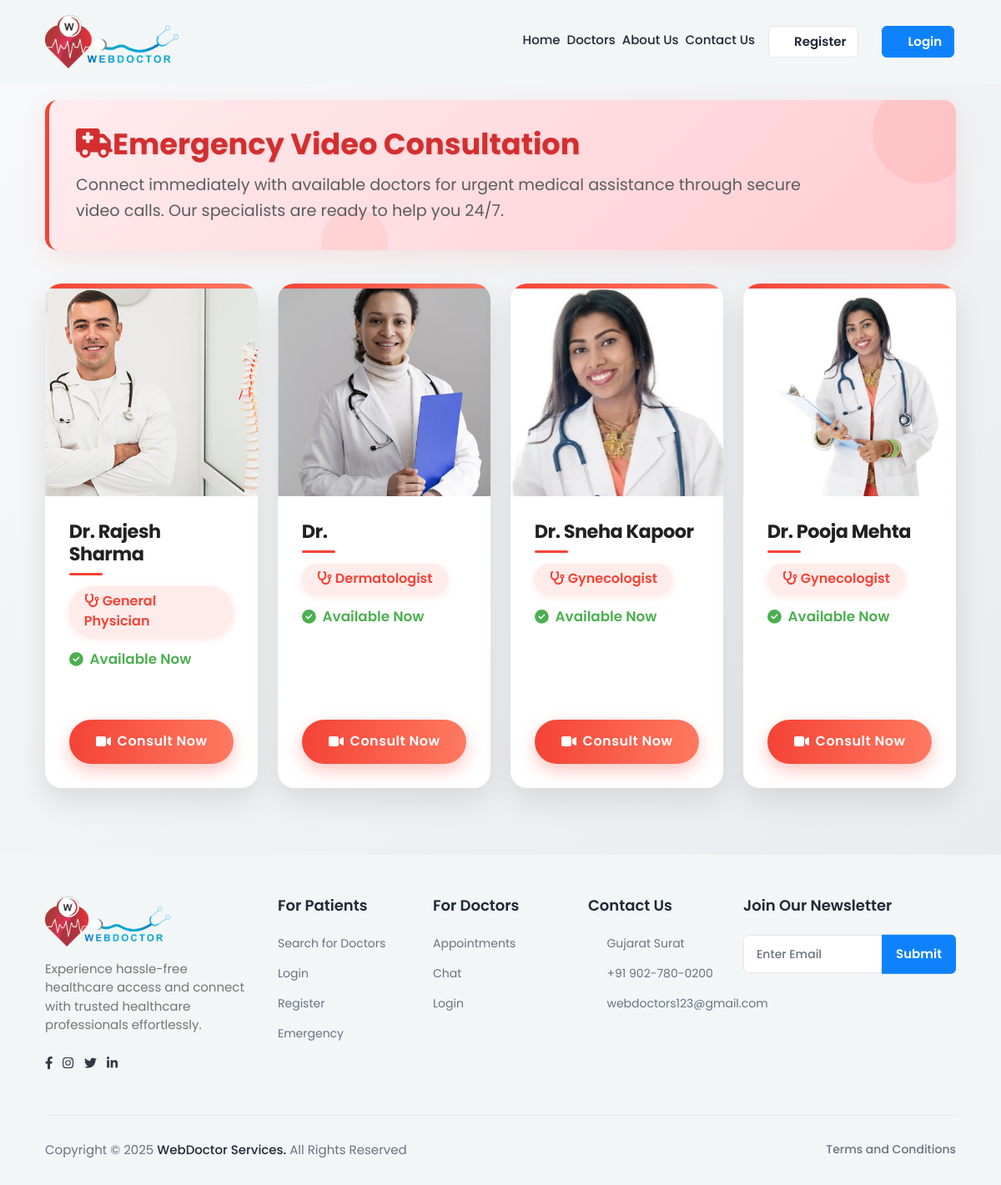
The page /emergency_consultation/ on the database as committed earlier.
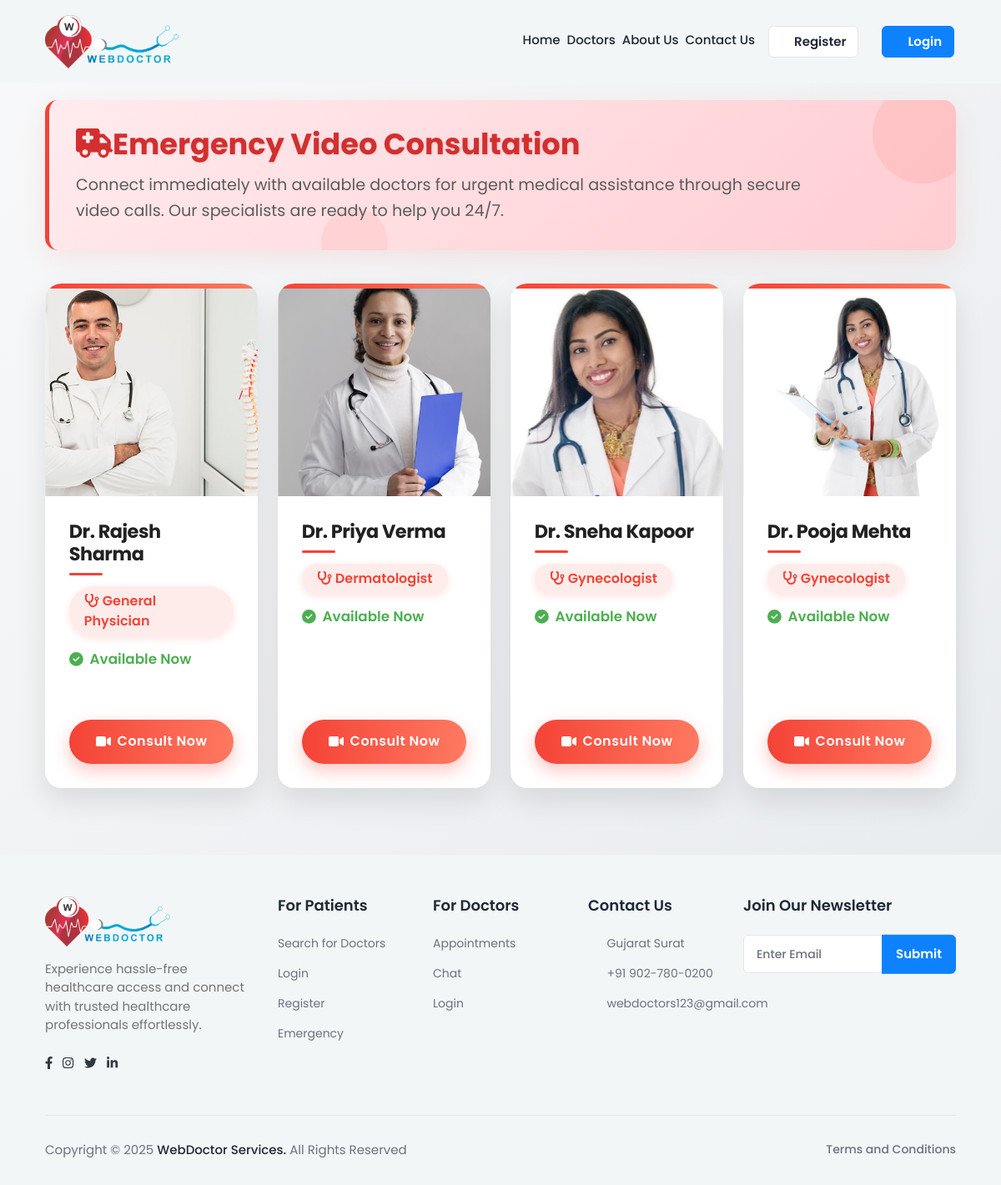
The same page on the database as committed later.
### myapp/models.py (models this page shows, shortened)
class doctorRegister(models.Model):
    GENDER_CHOICES = [
        ('M', 'Male'),
        ('F', 'Female'),
        ('O', 'Other'),
    ]
    AVAILABILITY_CHOICES = [
        ('Available', 'Available'),
        ('Not Available', 'Not Available'),
    ]
    name = models.CharField(max_length=100)
    email = models.EmailField(unique=True)
    phno = models.BigIntegerField(unique=True)
    password = models.CharField(max_length=100)
    profile_img = models.ImageField(upload_to='profile_pics/', null=True, blank=True)
    qualification = models.CharField(max_length=100,blank=True, null=True)
    specialization = models.CharField(max_length=100,blank=True, null=True)
    experience = models.IntegerField(blank=True, null=True)
    address = models.TextField(blank=True, null=True)
    city = models.CharField(max_length=50,blank=True, null=True)
    state = models.CharField(max_length=50,blank=True, null=True)
    clinic_name = models.CharField(max_length=255)
    clinic_address = models.TextField()
    gender = models.CharField(max_length=5, choices=GENDER_CHOICES)
    mci_no = models.CharField(max_length=10,blank=True, null=True)
    fee = models.BigIntegerField(null=True)
    about_me=models.TextField(null=True)
    is_approved = models.BooleanField(default=False)
    is_rejected = models.BooleanField(default=False)
    is_available = models.CharField(max_length=20, choices=AVAILABILITY_CHOICES)  # Updated field

### myapp/views.py (the view, shortened to what this page needs)
# urls.py: path("emergency_consultation/", views.emergency_consultation_page, name="emergency_consultation_page"),
def emergency_consultation_page(request):
    available_doctors = doctorRegister.objects.filter(is_approved=True, is_available="Available")
    profile = None
    user_type = None
    is_authenticated = False
    return render(request, "emergency.html", {
        "doctors": available_doctors,
        "profile": profile,  # Pass profile for user data
        "user_type": user_type,  # Identify if user is a patient or doctor
        "is_authenticated": is_authenticated,  # Pass this value to frontend to check if logged in
    })

### myapp/templates/emergency.html (shortened to what the changed rows need)
{% load static %}
<html lang="en">
<head>
  <link rel="stylesheet" href="https://cdnjs.cloudflare.com/ajax/libs/font-awesome/6.4.0/css/all.min.css" />
  <link rel="stylesheet" href="{% static 'assets/css/bootstrap.min.css' %}" />
  <link rel="stylesheet" href="https://cdnjs.cloudflare.com/ajax/libs/font-awesome/6.0.0-beta3/css/all.min.css" />
  <link rel="stylesheet" href="{% static 'assets/plugins/fontawesome/css/fontawesome.min.css' %}" />
  <link rel="stylesheet" href="{% static 'assets/plugins/fontawesome/css/all.min.css' %}" />
  <link rel="stylesheet" href="{% static 'assets/css/feather.css' %}" />
  <link rel="stylesheet" href="{% static 'assets/css/custom.css' %}" />
  <link rel="stylesheet" href="https://cdnjs.cloudflare.com/ajax/libs/jquery-confirm/3.3.2/jquery-confirm.min.css" />
</head>
<body>
  <div class="main-wrapper">
    <section class="emergency-section" style="padding-top:120px !important">
      <div class="container">
        <div class="emergency-header">
          <h1 class="emergency-title"><i class="fas fa-ambulance"></i>Emergency Video Consultation</h1>
        </div>
        <div class="row g-4">
          {% for doctor in doctors %}
          <div class="col-12 col-sm-6 col-md-4 col-lg-3">
            <div class="emergency-card">
              <div class="emergency-img-container">
                {% if doctor.profile_img %}
                <img class="emergency-img" src="{{ doctor.profile_img.url }}" alt="{{ doctor.name }}"
                  onerror="this.src='{% static 'assets/img/default_profile.png' %}'" />
                {% else %}
                <img class="emergency-img" src="{% static 'assets/img/default_profile.png' %}" alt="default profile" />
                {% endif %}
              </div>
              <div class="emergency-card-body">
                <div class="emergency-info">
                  <h5 class="emergency-card-title">Dr. {{ doctor.name }}</h5>
                  <span class="emergency-specialization">
                    <i class="fas fa-stethoscope me-1"></i>{{ doctor.specialization }}
                  </span>
                  <p class="emergency-status">
                    <i class="fas fa-circle-check me-2"></i> Available Now
                  </p>
                </div>
                <button class="emergency-btn consult-btn" data-doctor-id="{{ doctor.id }}"
                  data-is-authenticated="{{ is_authenticated }}">
                  <i class="fas fa-video me-2"></i>Consult Now
                </button>
              </div>
            </div>
          </div>
          {% endfor %}
        </div>
      </div>
    </section>
    {% include "footer.html" %}
</body>
</html>

Rows that differ between the two databases and show on the page:
changed doctorRegister "Dermatologist": name (not shown) → "Priya Verma"
